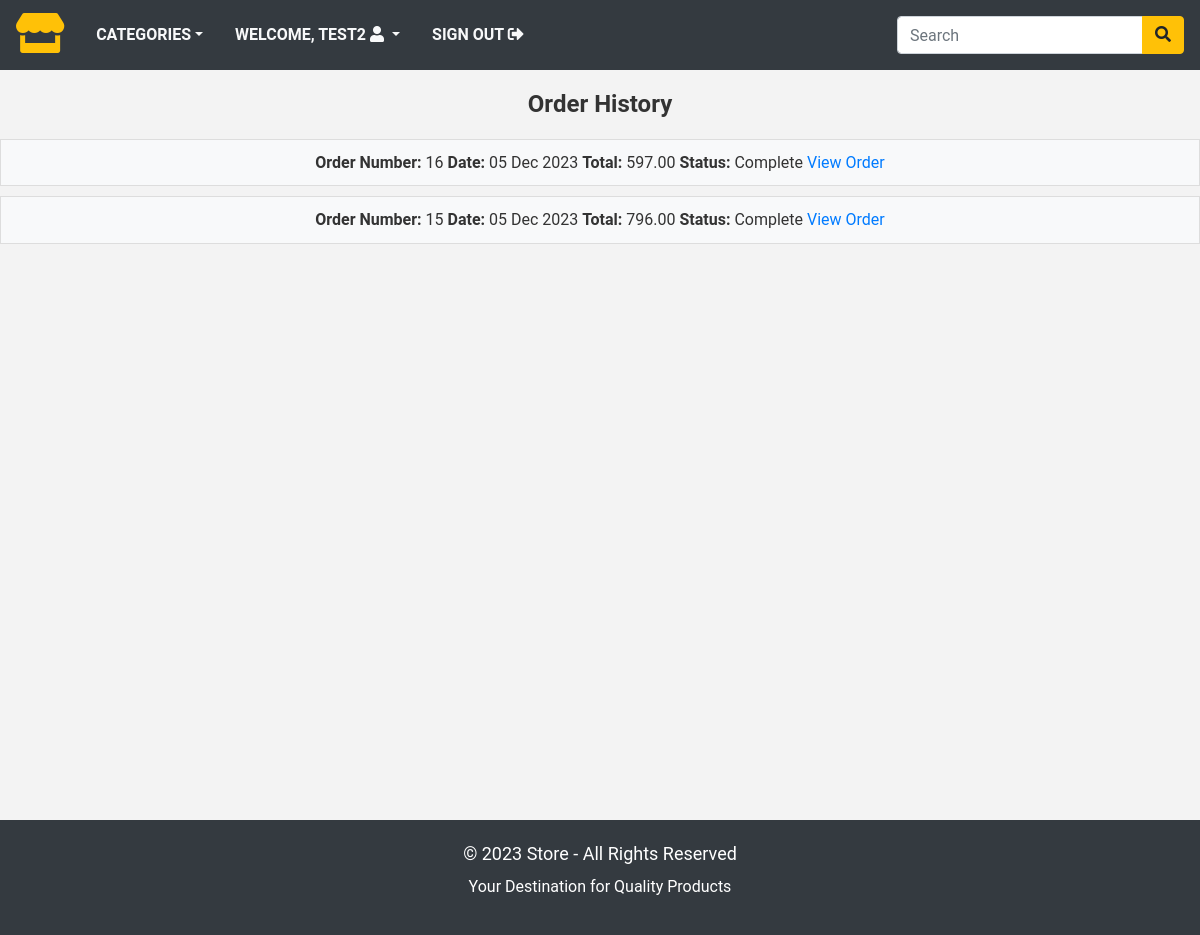
/order_history/ (signed in), run on the app's committed database.
### store/models.py (models this page shows)
class Order(models.Model):
    token = models.CharField(max_length=250, blank=True)
    total = models.DecimalField(max_digits=10, decimal_places=2, verbose_name='USD Order Total')
    emailAddress = models.EmailField(max_length=250, blank=True, verbose_name='Email Address')
    created = models.DateTimeField(auto_now=True)
    billingName = models.CharField(max_length=250, blank=True)
    billingAddress1 = models.CharField(max_length=250, blank=True)
    billingCity = models.CharField(max_length=250, blank=True)
    billingPostcode = models.CharField(max_length=250, blank=True)
    billingCountry = models.CharField(max_length=250, blank=True)
    shippingName = models.CharField(max_length=250, blank=True)
    shippingAddress1 = models.CharField(max_length=250, blank=True)
    shippingCity = models.CharField(max_length=250, blank=True)
    shippingPostcode = models.CharField(max_length=250, blank=True)
    shippingCountry = models.CharField(max_length=250, blank=True)
    class Meta:
        db_table = 'Order'  # Custom database table name
        ordering = ['-created']  # Default ordering by creation date, newest first
    def __str__(self):
        return str(self.id)

### store/views.py (the view)
# urls.py: path('order_history/', views.orderHistory, name='order_history'),
@login_required(redirect_field_name='next', login_url='signin')
def orderHistory(request):
    if request.user.is_authenticated:
        email = str(request.user.email)
        order_details = Order.objects.filter(emailAddress=email)
        print(email)
        print(order_details)
    return render(request, 'orders_list.html', {'order_details': order_details})

### store/context_processors.py (called while the page is built)
def counter(request):
    item_count = 0
    if 'admin' in request.path:
        return {}
    else:
        try:
            cart = Cart.objects.filter(cart_id=_cart_id(request))
            cart_items = CartItem.objects.all().filter(cart=cart[:1])
            for cart_item in cart_items:
                item_count += cart_item.quantity
        except Cart.DoesNotExist:
            item_count = 0
    return dict(item_count=item_count)

def menu_links(request):
    links = Category.objects.all()
    return dict(links=links)

### store/models.py (called while the page is built)
    def get_url(self):
        return reverse('products_by_category', args=[self.slug])

### store/views.py (called while the page is built)
def _cart_id(request):
    cart = request.session.session_key
    if not cart:
        cart = request.session.create()
    return cart

### store/templates/orders_list.html (shortened to what this page needs)
{% extends 'base.html' %}
{% load static %}
{% block content %}
  <div class="text-center">
    <h1 class="title">
      Order History
    </h1>
    {% if order_details %}
      <ul class="order-list">
        {% for order in order_details %}
          <li>
            <span class="order-item"><strong>Order Number:</strong> {{ order.id }}</span>
            <span class="order-item"><strong>Date:</strong> {{ order.created|date:"d M Y" }}</span>
            <span class="order-item"><strong>Total:</strong> {{ order.total }}</span>
            <span class="order-item"><strong>Status:</strong> Complete</span>
            <span class="order-item"><a href="{% url 'order_detail' order.id %}">View Order</a></span>
          </li>
        {% endfor %}
      </ul>
    {% else %}
      <p>No orders have been placed yet.</p>
      <a href="{% url 'home' %}" class="continue-shopping-button">Continue Shopping</a>
    {% endif %}
  </div>
{% endblock %}

### store/templates/navbar.html (shortened to what this page needs)
<nav class="navbar navbar-expand-md navbar-light bg-dark">
  <a href="/" class="navbar-brand"><i class="fas fa-store text-warning fa-2x"></i></a>
  <div class="collapse navbar-collapse justify-content-between" id="nav">
  <ul class="navbar-nav">
    <li class="nav-item dropdown"><a class="nav-link text-light text-uppercase font-weight-bold px-3 dropdown-toggle"
      href="" data-toggle="dropdown">Categories</a>
    </li>
    {% if request.user.is_authenticated and request.user.first_name %}
      <li class="nav-item dropdown">
        <a class="nav-link text-light text-uppercase font-weight-bold px-3 dropdown-toggle" data-toggle="dropdown">
          Welcome, {{ request.user.first_name }} <i class="fas fa-user circle"></i>
        </a>
      </li>
      <li class="nav-item">
        <a class="nav-link text-light text-uppercase font-weight-bold px-3" href="{% url 'signout' %}">
          Sign Out <i class="fas fa-sign-out-alt"></i>
        </a>
      </li>
    {% endif %}
  </ul>
  <form class="form-inline ml-3" action="{% url 'search' %}", method="GET">
    <div class="input-group">
      <input type="text" name="title" class="form-control" placeholder="Search">
      <div class="input-group-append">
        <button type="submit" class="btn btn-warning"><i class="fas fa-search"></i></button>
      </div>
    </div>
  </form>
  </div>
</nav>

### store/static/css/base.css (style rules this page uses)
body,html { background: #f3f3f3; font-family: 'Roboto', sans-serif; color: #333; line-height: 1.6; height: 100%; }

### store/templates/orders_list.html (style rules this page uses)
.text-center { text-align: center; }
.title { font-size: 24px; font-weight: bold; margin: 20px 0; }
.order-list { list-style: none; padding: 0; }
.order-list li { border: 1px solid #ddd; margin-bottom: 10px; padding: 10px; background-color: #f8f9fa; }
.order-item { margin-bottom: 5px; }

### data on the page
Order: id "16", created "05 Dec 2023", total "597.00"
Order: id "15", created "05 Dec 2023", total "796.00"

### other printed values
{{ request.user.first_name }} "TEST2"
